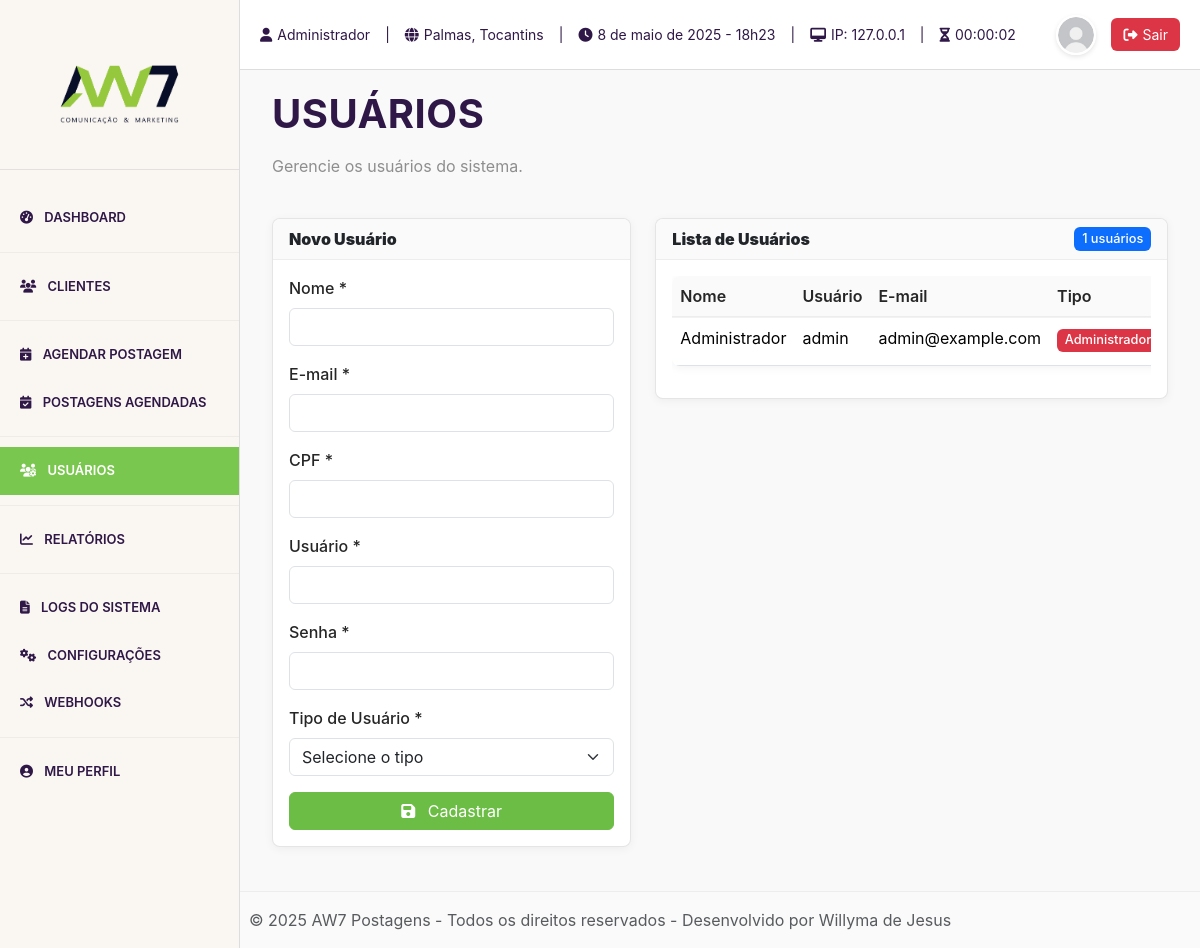
/usuarios.php (signed in), run on the app's committed database.
### tables this page shows
CREATE TABLE IF NOT EXISTS usuarios (
    id INT AUTO_INCREMENT PRIMARY KEY,
    nome VARCHAR(100) NOT NULL,
    email VARCHAR(100) NOT NULL UNIQUE,
    cpf VARCHAR(14) NOT NULL UNIQUE,
    usuario VARCHAR(50) NOT NULL UNIQUE,
    senha VARCHAR(255) NOT NULL,
    tipo_usuario ENUM('Editor', 'Administrador') NOT NULL,
    created_at TIMESTAMP DEFAULT CURRENT_TIMESTAMP,
    updated_at TIMESTAMP DEFAULT CURRENT_TIMESTAMP ON UPDATE CURRENT_TIMESTAMP
);

### usuarios.php (the view, shortened to what this page needs)
<?php
require_once 'includes/header.php';
$database = new Database();
$conn = $database->connect();
$userData = null;
$query = "SELECT * FROM usuarios ORDER BY usuario ASC";
$stmt = $conn->prepare($query);
$stmt->execute();
$users = $stmt->fetchAll(PDO::FETCH_ASSOC);
?>
<div class="container">
    <div class="row mb-4">
        <div class="col-md-12">
            <h1 class="mb-3">Usuários</h1>
            <p class="text-secondary">Gerencie os usuários do sistema.</p>
        </div>
    </div>
    <div class="row">
        <div class="col-md-5">
            <div class="card mb-4">
                <div class="card-header">
                    <strong><?= $userData ? 'Editar Usuário' : 'Novo Usuário' ?></strong>
                </div>
                <div class="card-body">
                    <form action="usuarios.php" method="POST">
                        <div class="mb-3">
                            <label for="nome" class="form-label">Nome *</label>
                            <input type="text" class="form-control" id="nome" name="nome" value="<?= $userData ? htmlspecialchars($userData['nome']) : '' ?>" required>
                        </div>
                        <div class="mb-3">
                            <label for="email" class="form-label">E-mail *</label>
                            <input type="email" class="form-control" id="email" name="email" value="<?= $userData ? htmlspecialchars($userData['email']) : '' ?>" required>
                        </div>
                        <div class="mb-3">
                            <label for="cpf" class="form-label">CPF *</label>
                            <input type="text" class="form-control" id="cpf" name="cpf" value="<?= $userData ? htmlspecialchars($userData['cpf']) : '' ?>" required>
                        </div>
                        <div class="mb-3">
                            <label for="usuario" class="form-label">Usuário *</label>
                            <input type="text" class="form-control" id="usuario" name="usuario" value="<?= $userData ? htmlspecialchars($userData['usuario']) : '' ?>" required>
                        </div>
                        <div class="mb-3">
                            <label for="senha" class="form-label">Senha <?= $userData ? '' : '*' ?></label>
                            <input type="password" class="form-control" id="senha" name="senha" <?= $userData ? '' : 'required' ?>>
                        </div>
                        <div class="mb-3">
                            <label for="tipo_usuario" class="form-label">Tipo de Usuário *</label>
                            <select class="form-select" id="tipo_usuario" name="tipo_usuario" required>
                                <option value="">Selecione o tipo</option>
                            </select>
                        </div>
                        <div class="d-grid gap-2">
                            <button type="submit" class="btn btn-primary">
                                <i class="fas fa-save me-2"></i> <?= $userData ? 'Atualizar' : 'Cadastrar' ?>
                            </button>
                        </div>
                    </form>
                </div>
            </div>
        </div>
        <div class="col-md-7">
            <div class="card">
                <div class="card-header">
                    <div class="d-flex justify-content-between align-items-center">
                        <strong>Lista de Usuários</strong>
                        <span class="badge bg-primary"><?= count($users) ?> usuários</span>
                    </div>
                </div>
                <div class="card-body">
                    <div class="table-responsive">
                        <table class="table table-hover">
                            <thead>
                                <tr>
                                    <th>Nome</th>
                                    <th>Usuário</th>
                                    <th>E-mail</th>
                                    <th>Tipo</th>
                                </tr>
                            </thead>
                            <tbody>
                                <?php foreach ($users as $user): ?>
                                <tr>
                                    <td><?= htmlspecialchars($user['nome']) ?></td>
                                    <td><?= htmlspecialchars($user['usuario']) ?></td>
                                    <td><?= htmlspecialchars($user['email']) ?></td>
                                    <td>
                                        <span class="badge <?= $user['tipo_usuario'] === 'Administrador' ? 'bg-danger' : 'bg-info' ?>">
                                            <?= htmlspecialchars($user['tipo_usuario']) ?>
                                        </span>
                                    </td>
                                </tr>
                                <?php endforeach; ?>
                            </tbody>
                        </table>
                    </div>
                </div>
            </div>
        </div>
    </div>
</div>
<?php require_once 'includes/footer.php'; ?>

### assets/css/style.css (style rules this page uses)
:root { --primary-color: #6CBD45; --secondary-color: #0A1C30; --accent-color: #405DE6; --soft-button-bg: #FAFAFA; --text-primary: #262626; --text-secondary: #8E8E8E; --background: #FFFFFF; --danger-color: #ED4956; --success-color: #58CF86; }
body { font-family: -apple-system, BlinkMacSystemFont, "Segoe UI", Roboto, Helvetica, Arial, sans-serif; color: var(--text-primary); background-color: var(--background); line-height: 1.5; }
h1, h2, h3, h4, h5, h6 { font-weight: 600; }
.text-secondary { color: var(--text-secondary) !important; }
.card { border-radius: 8px; border: none; box-shadow: 0 2px 10px rgba(0, 0, 0, 0.05); transition: transform 0.3s, box-shadow 0.3s; }
.card-header { background-color: var(--soft-button-bg); border-bottom: 1px solid rgba(0, 0, 0, 0.05); font-weight: 600; }
.btn-primary { background-color: var(--primary-color); border-color: var(--primary-color); }
.form-label { font-weight: 500; color: var(--text-primary); }
.table { box-shadow: 0 2px 10px rgba(0, 0, 0, 0.05); border-radius: 8px; overflow: hidden; }
.table thead th { background-color: var(--soft-button-bg); border-bottom: 2px solid rgba(0, 0, 0, 0.05); color: var(--text-primary); font-weight: 600; }

### assets/css/cards-enhanced.css (style rules this page uses)
.card { transition: transform 0.3s ease, box-shadow 0.3s ease; border-radius: 8px; overflow: hidden; border: 1px solid rgba(0, 0, 0, 0.1); }
.badge { font-weight: 500; padding: 0.4em 0.6em; font-size: 0.8rem; }

### assets/css/cards.css (style rules this page uses)
.card { transition: transform 0.3s ease, box-shadow 0.3s ease; border-radius: 8px; overflow: hidden; }
.badge { font-weight: 500; padding: 0.4em 0.6em; }

### includes/header.php (style rules this page uses)
body { margin: 0; padding: 0; background-color: #f9f9f9; color: #2F1847; }
h1 { color: #2F1847; text-transform: uppercase; font-weight: 700; letter-spacing: 0.5px; }

### data on the page
usuarios: nome "Administrador", usuario "admin", email "admin@example.com", tipo_usuario "Administrador"

### other printed values
$usuarioNome "Administrador"
$cidadeEstado "Palmas, Tocantins"
$ipUsuario "127.0.0.1"
count($users) "1"
APP_NAME "AW7 Postagens"
